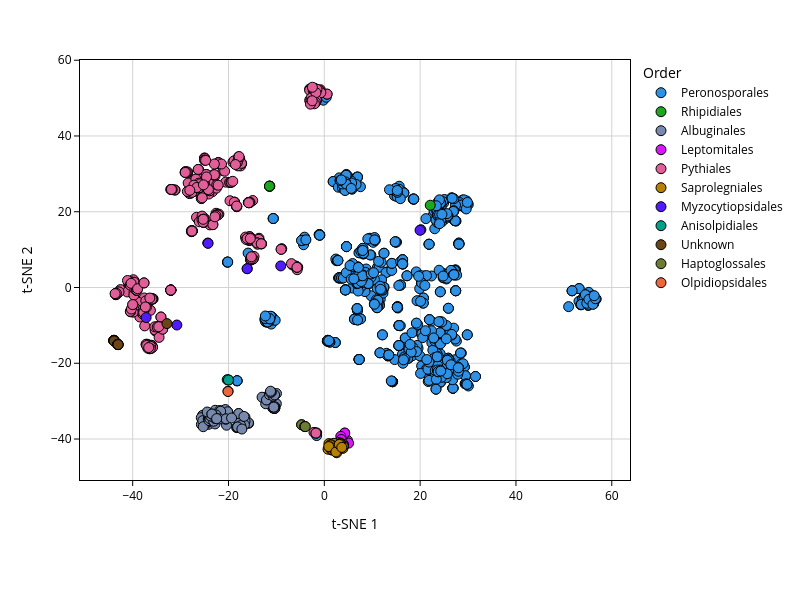

Source (notebook cell):
### Code cell
plot(coords, tax_df, 'order', colormap_path='colormap-oom-order.csv', output='tsne-cox2-th-oom')

### Figure 1 — Plotly figure (JSON) as saved in the notebook; plotly's stock layout.template omitted (floating-point values rounded to 4 significant figures; data arrays with more than 128 entries replaced by an {"elided": "..."} marker saying what was removed)
{"data": [{"customdata": {"elided": "728x1 str values"}, "hovertemplate": "<b>%{hovertext}</b><br><br>Order=Peronosporales<br>Species=%{customdata[0]}<extra></extra>", "hovertext": {"elided": "728 str values"}, "legendgroup": "Peronosporales", "marker": {"color": "#2e91e5", "line": {"color": "black", "width": 1}, "size": 10, "symbol": "circle"}, "mode": "markers", "name": "Peronosporales", "orientation": "v", "showlegend": true, "type": "scatter", "x": {"elided": "728 float values"}, "xaxis": "x", "y": {"elided": "728 float values"}, "yaxis": "y"}, {"customdata": [["Salispina hoi"], ["Salispina lobata"], ["Araiospora spinosa"], ["Salispina spinosa"], ["Sapromyces elongatus"], ["Salispina lobata"], ["Rhipidium interruptum"]], "hovertemplate": "<b>%{hovertext}</b><br><br>Order=Rhipidiales<br>Species=%{customdata[0]}<extra></extra>", "hovertext": ["LC902567.1", "LC902566.1", "PQ771703.1", "MF991428.1", "AF086700.1", "MF991429.1", "OQ680191.1"], "legendgroup": "Rhipidiales", "marker": {"color": "#1ca71c", "line": {"color": "black", "width": 1}, "size": 10, "symbol": "circle"}, "mode": "markers", "name": "Rhipidiales", "orientation": "v", "showlegend": true, "type": "scatter", "x": [-11.44, -11.41, -8.885, -11.38, 22.11, -11.45, 20.15], "xaxis": "x", "y": [26.77, 26.75, 10.25, 26.73, 21.72, 26.76, 15.25], "yaxis": "y"}, {"customdata": [["Albugo arenosa"], ["Albugo candida"], ["Albugo candida"], ["Albugo candida"], ["Albugo candida"], ["Albugo arenosa"], ["Albugo candida"], ["Albugo chardoni"], ["Albugo candida"], ["Albugo candida"], ["Albugo candida"], ["Albugo candida"], ["Albugo candida"], ["Pustula helianthicola"], ["Pustula tragopogonis"], ["Wilsoniana platensis"], ["Wilsoniana amaranthi"], ["Wilsoniana bliti"], ["Wilsoniana amaranthi"], ["Pustula spinulosa"], ["Wilsoniana amaranthi"], ["Pustula xinyuanensis"], ["Pustula cancriniae"], ["Albugo lepidii"], ["Albugo occidentalis"], ["Pustula junggarensis"], ["Wilsoniana achyranthis"], ["Wilsoniana portulacae"], ["Wilsoniana platensis"], ["Pustula spinulosa"], ["Pustula tragopogonis"], ["Pustula centaurii"], ["Pustula tragopogonis"], ["Albugo lepigoni"], ["Albugo gomphrenae"], ["Wilsoniana amaranthi"], ["Albugo occidentalis"], ["Albugo ipomoeae-panduratae"], ["Albugo rorippae"], ["Albugo capparis"], ["Albugo capparidis"], ["Albugo candida"], ["Albugo candida"], ["Albugo candida"], ["Wilsoniana portulacae"], ["Albugo occidentalis"], ["Wilsoniana bliti"], ["Albugo candida"], ["Albugo candida"], ["Albugo resedae"], ["Albugo mauginii"], ["Albugo laibachii"], ["Albugo candida"], ["Albugo candida"], ["Albugo lepidii"], ["Albugo candida"], ["Albugo leimonios"], ["Albugo hohenheimia"], ["Albugo hohenheimia"], ["Albugo lepidii"], ["Albugo hesleri"], ["Albugo candida"], ["Albugo candida"], ["Albugo koreana"], ["Albugo candida"], ["Albugo candida"], ["Albugo candida"], ["Albugo candida"], ["Albugo candida"], ["Albugo candida"], ["Albugo candida"], ["Albugo candida"], ["Albugo candida"], ["Albugo candida"], ["Albugo candida"], ["Albugo candida"], ["Pustula obtusata"], ["Albugo candida"], ["Wilsoniana amaranthi"], ["Wilsoniana bliti"], ["Albugo candida"], ["Albugo candida"], ["Albugo candida"], ["Albugo candida"], ["Albugo candida"], ["Albugo candida"], ["Albugo candida"], ["Albugo candida"], ["Albugo candida"], ["Albugo laibachii"], ["Albugo laibachii"], ["Albugo laibachii"], ["Albugo candida"], ["Albugo candida"], ["Albugo candida"], ["Albugo candida"], ["Albugo candida"], ["Albugo candida"], ["Wilsoniana portulacae"], ["Albugo candida"], ["Wilsoniana portulacae"], ["Albugo candida"], ["Albugo candida"], ["Albugo candida"], ["Albugo candida"], ["Albugo candida"], ["Albugo candida"], ["Albugo tropica"], ["Albugo resedae"], ["Albugo candida"], ["Albugo candida"], ["Wilsoniana portulacae"]], "hovertemplate": "<b>%{hovertext}</b><br><br>Order=Albuginales<br>Species=%{customdata[0]}<extra></extra>", "hovertext": ["MW928685.1", "OQ970163.1", "MW820927.1", "MW820923.1", "ON532704.1", "MH325651.1", "AY913808.1", "AY913799.1", "AY913797.1", "AY286229.1", "FJ468359.1", "KP684903.1", "KM588082.1", "JF793557.1", "AY286221.1", "PZ000041.1", "OQ623381.1", "MT006231.1", "MN533957.1", "KJ654159.1", "KJ654158.1", "KY412454.1", "KY412452.1", "MG010813.1", "MF991149.1", "KX589297.1", "AY913807.1", "AY913806.1", "AY913798.1", "GU292179.1", "EU826100.1", "GU292173.1", "GU292167.1", "KP965745.1", "EU826093.1", "EU826091.1", "KC676795.1", "AY913804.1", "HQ377361.1", "EF655654.1", "FJ390871.1", "GU292101.1", "GU292084.1", "DQ643924.1", "MW820938.1", "AY286220.1", "GU292161.1", "AY927051.1", "GU292099.1", "GU945758.1", "FJ820994.1", "FJ468369.1", "AY927056.1", "AY927054.1", "GU292120.1", "AY927053.1", "GU292121.1", "GU292119.1", "GU292111.1", "GU292104.1", "GU292091.1", "KP684900.1", "AY927052.1", "MW147150.1", "AY927048.1", "MN379777.1", "MN379781.1", "MN379783.1", "MN379782.1", "MN379780.1", "MN379779.1", "MN379778.1", "MN379775.1", "MN379773.1", "MN379767.1", "MN379763.1", "KT257466.1", "MN379770.1", "OM371333.1", "MT672347.1", "MN379772.1", "MN379771.1", "MN379769.1", "MN379768.1", "MN379765.1", "MN379764.1", "MN306251.1", "MN306255.1", "PX991762.1", "PV092579.1", "PV092578.1", "PV092575.1", "PP894827.1", "OQ970162.1", "MT672346.1", "MN379766.1", "MN306248.1", "MG846716.1", "MG846715.1", "MG846714.1", "MG846711.1", "MG846709.1", "MG846708.1", "MG193591.1", "MG193588.1", "MG193587.1", "MG193585.1", "MF527263.1", "GU945759.1", "GQ328861.1", "GQ328859.1", "MG846710.1"], "legendgroup": "Albuginales", "marker": {"color": "#778aae", "line": {"color": "black", "width": 1}, "size": 10, "symbol": "circle"}, "mode": "markers", "name": "Albuginales", "orientation": "v", "showlegend": true, "type": "scatter", "x": [-21.85, -22.05, -21.09, -21.78, -20.15, -17.35, -21.15, -22.19, -22.19, -21.79, -22.78, -21.85, -21.1, -10.73, -10.73, -11.11, -10.88, -10.74, -10.58, -10.53, -10.53, -10.02, -10.27, -16.65, -12.06, -10.54, -10.72, -11.34, -11.31, -10.35, -10.35, -10.46, -10.5, -12.24, -9.982, -10.57, -12.05, -12.99, -20.19, -21.75, -21.75, -20.66, -20.18, -21.63, -11.38, -12.08, -11.44, -17.59, -17.78, -17.21, -17.37, -17.91, -16.65, -16.79, -16.79, -16.55, -17.11, -15.79, -15.83, -16.55, -16.69, -17.78, -17.44, -17.87, -17.87, -25.66, -24.16, -24.76, -24.81, -24.73, -25.42, -25.68, -24.41, -23.82, -25.06, -25.36, -10.54, -24.23, -10.66, -10.38, -23.48, -24.06, -24.02, -25.28, -23.63, -24.06, -23.09, -22.8, -22.59, -18.29, -18.2, -18.1, -20.41, -22.95, -23.11, -23.85, -23.09, -21.89, -11.06, -20.58, -11.25, -20.53, -22.82, -23.77, -24.44, -23.45, -23.46, -16.77, -17.2, -19.36, -22.48, -11.23], "xaxis": "x", "y": [-33.53, -33.2, -33.54, -33.8, -33.11, -36.81, -33.01, -33.14, -33.14, -32.56, -32.42, -32.5, -33.66, -31.79, -31.79, -28.34, -28.77, -27.84, -28.64, -31.22, -28.75, -30.67, -31.54, -35.33, -29.69, -31.57, -27.96, -28.15, -28.53, -31.93, -31.93, -31.89, -31.55, -30.69, -27.98, -28.6, -29.65, -28.96, -32.79, -33.43, -33.43, -32.21, -32.82, -32.67, -28.03, -29.69, -28.29, -36.29, -34.44, -37.03, -37.0, -36.61, -35.32, -35.07, -35.07, -34.26, -35.78, -35.86, -35.72, -35.31, -36.23, -35.64, -36.45, -33.28, -33.28, -36.15, -36.13, -35.7, -36.1, -35.27, -33.75, -34.37, -35.53, -35.28, -35.7, -35.15, -31.58, -34.69, -28.67, -28.34, -35.11, -34.2, -34.68, -36.75, -35.13, -35.13, -35.28, -36.01, -33.67, -36.98, -36.91, -36.82, -36.35, -34.3, -34.42, -34.65, -35.3, -34.69, -27.63, -34.77, -27.65, -34.68, -34.59, -33.9, -32.87, -33.41, -33.41, -34.04, -37.36, -34.46, -34.62, -27.37], "yaxis": "y"}, {"customdata": [["Crypticola clavulifera"], ["Apodachlya pirifera"], ["Leptomitus lacteus"], ["Lagenisma coscinodisci"], ["Lagenisma coscinodisci"], ["Atkinsiella dubia"], ["Periplasma isogametum"]], "hovertemplate": "<b>%{hovertext}</b><br><br>Order=Leptomitales<br>Species=%{customdata[0]}<extra></extra>", "hovertext": ["MF066366.1", "AF086695.1", "AF086696.1", "OQ729759.1", "KT273920.1", "AF290312.1", "MN006990.1"], "legendgroup": "Leptomitales", "marker": {"color": "#da16ff", "line": {"color": "black", "width": 1}, "size": 10, "symbol": "circle"}, "mode": "markers", "name": "Leptomitales", "orientation": "v", "showlegend": true, "type": "scatter", "x": [3.804, 4.835, 5.065, 4.25, 4.262, 3.438, 3.525], "xaxis": "x", "y": [-39.54, -40.37, -41.08, -38.44, -38.43, -39.3, -40.12], "yaxis": "y"}, {"customdata": {"elided": "405x1 str values"}, "hovertemplate": "<b>%{hovertext}</b><br><br>Order=Pythiales<br>Species=%{customdata[0]}<extra></extra>", "hovertext": {"elided": "405 str values"}, "legendgroup": "Pythiales", "marker": {"color": "#e15f99", "line": {"color": "black", "width": 1}, "size": 10, "symbol": "circle"}, "mode": "markers", "name": "Pythiales", "orientation": "v", "showlegend": true, "type": "scatter", "x": {"elided": "405 float values"}, "xaxis": "x", "y": {"elided": "405 float values"}, "yaxis": "y"}, {"customdata": [["Aphanomyces invadans"], ["Aphanomyces astaci"], ["Thraustotheca clavata"], ["Pachymetra chaunorhiza"], ["Dictyuchus sterilis"], ["Aphanomyces euteiches"], ["Plectospira myriandra"], ["Achlya bisexualis"], ["Achlya americana"], ["Pythiopsis cymosa"], ["Achlya ambisexualis"], ["Saprolegnia ferax"], ["Saprolegnia parasitica"], ["Aphanomyces cf. repetans"], ["Aphanomyces cladogamus"], ["Achlya bisexualis"], ["Achlya prolifera"], ["Aphanomyces stellatus"], ["Achlya glomerata"], ["Aphanomyces cf. keratinophilus"], ["Aphanomyces sinensis"], ["Aphanomyces salsuginosus"], ["Aphanomyces piscicida"], ["Aphanomyces mitsuba"], ["Aphanomyces mitsuba"], ["Aphanomyces iridis"], ["Aphanomyces iridis"], ["Aphanomyces euteiches"], ["Aphanomyces cochlioides"], ["Aphanomyces cladogamus"], ["Saprolegnia salmonis"], ["Saprolegnia delica"], ["Aphanomyces laevis"], ["Saprolegnia parasitica"], ["Achlya prolifera"]], "hovertemplate": "<b>%{hovertext}</b><br><br>Order=Saprolegniales<br>Species=%{customdata[0]}<extra></extra>", "hovertext": ["NC_032052.1", "NC_032051.1", "NC_022179.1", "KJ654177.1", "AF086691.1", "AF086692.1", "AF086694.1", "MH673800.1", "MH673798.1", "AF086689.1", "AF086687.1", "NC_005984.1", "MK425696.1", "HQ660434.1", "LC730889.1", "LC909117.1", "PV764604.1", "LC730900.1", "PX505284.1", "LC754343.1", "LC754342.1", "LC754341.1", "LC754340.1", "PQ228186.1", "LC730897.1", "LC730895.1", "LC730893.1", "LC730892.1", "LC730891.1", "LC730888.1", "ON093074.1", "ON093066.1", "HQ680584.1", "HQ660429.1", "PV764605.1"], "legendgroup": "Saprolegniales", "marker": {"color": "#b68100", "line": {"color": "black", "width": 1}, "size": 10, "symbol": "circle"}, "mode": "markers", "name": "Saprolegniales", "orientation": "v", "showlegend": true, "type": "scatter", "x": [2.147, 2.352, 3.893, 0.9622, 3.991, 1.248, 0.772, 3.296, 3.981, 3.068, 3.695, 3.259, 3.154, 2.592, 1.04, 3.832, 3.352, 1.561, 3.937, 1.589, 1.998, 2.455, 2.149, 1.473, 1.588, 1.528, 1.626, 1.341, 1.254, 0.9285, 3.399, 3.262, 2.412, 3.131, 3.644], "xaxis": "x", "y": [-42.84, -42.32, -42.47, -41.21, -41.36, -41.53, -42.69, -41.78, -41.74, -40.92, -42.12, -41.21, -41.37, -43.62, -42.08, -41.65, -42.04, -42.93, -41.91, -42.77, -41.13, -42.55, -42.86, -41.55, -41.67, -41.79, -41.92, -41.57, -42.07, -42.0, -41.14, -41.29, -43.42, -41.42, -42.2], "yaxis": "y"}, {"customdata": [["Myzocytiopsis osiris"], ["Chlamydomyzium dictyuchoides"], ["Myzocytiopsis lenticularis"], ["Myzocytiopsis subuliformis"], ["Myzocytiopsis osiris"], ["Myzocytiopsis glutinospora"], ["Myzocytiopsis humicola"], ["Myzocytiopsis vermicola"]], "hovertemplate": "<b>%{hovertext}</b><br><br>Order=Myzocytiopsidales<br>Species=%{customdata[0]}<extra></extra>", "hovertext": ["KJ654181.1", "KT257468.1", "KT257462.1", "KT257456.1", "KT257465.1", "KT257460.1", "KT257464.1", "KT257469.1"], "legendgroup": "Myzocytiopsidales", "marker": {"color": "#511cfb", "line": {"color": "black", "width": 1}, "size": 10, "symbol": "circle"}, "mode": "markers", "name": "Myzocytiopsidales", "orientation": "v", "showlegend": true, "type": "scatter", "x": [-37.19, 19.98, -16.1, -9.096, -30.78, -24.32, -24.26, -16.11], "xaxis": "x", "y": [-7.937, 15.1, 4.98, 5.694, -9.902, 11.73, 11.67, 4.959], "yaxis": "y"}, {"customdata": [["Anisolpidium rosenvingei"], ["Anisolpidium ectocarpii"], ["Anisolpidium ectocarpii"]], "hovertemplate": "<b>%{hovertext}</b><br><br>Order=Anisolpidiales<br>Species=%{customdata[0]}<extra></extra>", "hovertext": ["KU764785.1", "KP420743.1", "KP420744.1"], "legendgroup": "Anisolpidiales", "marker": {"color": "#00a08b", "line": {"color": "black", "width": 1}, "size": 10, "symbol": "circle"}, "mode": "markers", "name": "Anisolpidiales", "orientation": "v", "showlegend": true, "type": "scatter", "x": [-19.96, -20.27, -20.02], "xaxis": "x", "y": [-24.42, -24.33, -24.43], "yaxis": "y"}, {"customdata": [["Paralagenidium karlingii"], ["Paralagenidium karlingii"], ["Paralagenidium karlingii"], ["Paralagenidium karlingii"], ["Paralagenidium karlingii"], ["Paralagenidium karlingii"], ["Paralagenidium ajellopsis"], ["Paralagenidium karlingii"], ["Paralagenidium karlingii"], ["Paralagenidium karlingii"], ["Paralagenidium karlingii"], ["Paralagenidium karlingii"], ["Paralagenidium karlingii"], ["Paralagenidium karlingii"], ["Paralagenidium karlingii"], ["Lagena radicicola"]], "hovertemplate": "<b>%{hovertext}</b><br><br>Order=Unknown<br>Species=%{customdata[0]}<extra></extra>", "hovertext": ["JX970848.1", "JX970845.1", "JX970844.1", "JX970847.1", "JX970843.1", "JX970841.1", "MK490912.1", "MH094547.1", "KT257423.1", "JX970842.1", "KT257446.1", "KT257442.1", "KT257431.1", "KT257420.1", "KT257405.1", "KJ595434.1"], "legendgroup": "Unknown", "marker": {"color": "#6c4516", "line": {"color": "black", "width": 1}, "size": 10, "symbol": "circle"}, "mode": "markers", "name": "Unknown", "orientation": "v", "showlegend": true, "type": "scatter", "x": [-43.92, -43.95, -43.86, -43.92, -43.83, -43.92, -43.94, -43.88, -43.09, -43.12, -43.08, -43.09, -43.06, -43.03, -43.04, -32.84], "xaxis": "x", "y": [-13.98, -13.93, -13.99, -13.96, -13.94, -14.09, -14.06, -14.11, -15.05, -14.99, -15.04, -15.03, -15.07, -15.09, -15.06, -9.53], "yaxis": "y"}, {"customdata": [["Haptoglossa heterospora"], ["Haptoglossa heterospora"], ["Haptoglossa zoospora"], ["Haptoglossa zoospora"], ["Haptoglossa zoospora"]], "hovertemplate": "<b>%{hovertext}</b><br><br>Order=Haptoglossales<br>Species=%{customdata[0]}<extra></extra>", "hovertext": ["AB253781.1", "AB253780.1", "MZ997332.1", "KT257467.1", "AB437405.1"], "legendgroup": "Haptoglossales", "marker": {"color": "#6c7c32", "line": {"color": "black", "width": 1}, "size": 10, "symbol": "circle"}, "mode": "markers", "name": "Haptoglossales", "orientation": "v", "showlegend": true, "type": "scatter", "x": [-4.72, -4.744, -4.018, -4.077, -3.984], "xaxis": "x", "y": [-36.24, -36.23, -36.72, -36.68, -36.72], "yaxis": "y"}, {"customdata": [["Olpidiopsis feldmanni"]], "hovertemplate": "<b>%{hovertext}</b><br><br>Order=Olpidiopsidales<br>Species=%{customdata[0]}<extra></extra>", "hovertext": ["KM210528.1"], "legendgroup": "Olpidiopsidales", "marker": {"color": "#eb663b", "line": {"color": "black", "width": 1}, "size": 10, "symbol": "circle"}, "mode": "markers", "name": "Olpidiopsidales", "orientation": "v", "showlegend": true, "type": "scatter", "x": [-20.11], "xaxis": "x", "y": [-27.45], "yaxis": "y"}], "layout": {"font": {"color": "black"}, "height": 600, "legend": {"itemsizing": "trace", "title": {"text": "Order"}, "tracegroupgap": 0}, "margin": {"b": 120, "t": 60}, "paper_bgcolor": "white", "plot_bgcolor": "white", "width": 800, "xaxis": {"anchor": "y", "domain": [0, 1], "gridcolor": "lightgrey", "linecolor": "black", "mirror": true, "showgrid": true, "showline": true, "tickcolor": "black", "ticks": "outside", "title": {"text": "t-SNE 1"}, "zeroline": false}, "yaxis": {"anchor": "x", "domain": [0, 1], "gridcolor": "lightgrey", "linecolor": "black", "mirror": true, "showgrid": true, "showline": true, "tickcolor": "black", "ticks": "outside", "title": {"text": "t-SNE 2"}, "zeroline": false}}}
